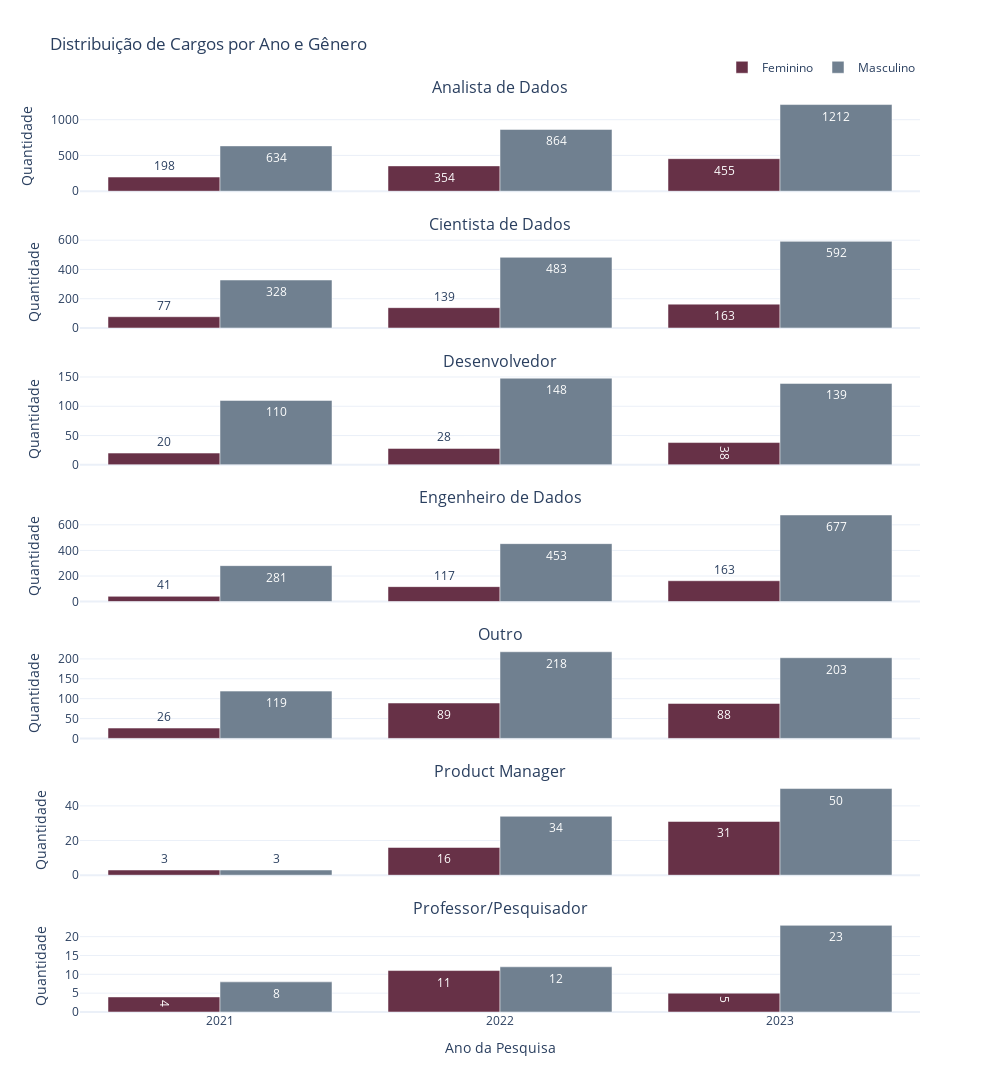

The notebook cell saved with this chart:
### Code cell
import pandas as pd
import plotly.graph_objects as go
from plotly.subplots import make_subplots

# Assumindo que df_unificado já existe
# Se precisar carregar o DataFrame, descomente a linha abaixo:
# df_unificado = pd.read_csv('seu_arquivo.csv')

# Filtrando para excluir "Não classificado" se necessário
df = df_unificado[df_unificado['cargo_agrupado'] != "Não classificado"].copy()

# Contando o número de ocorrências por cargo, ano e gênero
df_contagem = df.groupby(['cargo_agrupado', 'ano_pesquisa', 'genero']).size().reset_index(name='contagem')

# Cores para cada gênero
cores = {"Feminino": "#673147", "Masculino": "#708090"}

# Obter lista de cargos únicos e anos
cargos_unicos = sorted(df_contagem['cargo_agrupado'].unique())
anos = sorted(df_contagem['ano_pesquisa'].unique())
generos = ["Feminino", "Masculino"]

# Criar figura com subplots - um para cada cargo
fig = make_subplots(
    rows=len(cargos_unicos), 
    cols=1,
    subplot_titles=cargos_unicos,
    shared_xaxes=True,
    vertical_spacing=0.05
)

# Para cada cargo, criar um subplot
for i, cargo in enumerate(cargos_unicos):
    row = i + 1  # Linha do subplot
    
    for genero in generos:
        # Filtrar dados para este cargo e gênero
        df_filtrado = df_contagem[(df_contagem['cargo_agrupado'] == cargo) & 
                                  (df_contagem['genero'] == genero)]
        
        # Preparar dados para todos os anos
        x_anos = []
        y_contagens = []
        
        for ano in anos:
            df_ano = df_filtrado[df_filtrado['ano_pesquisa'] == ano]
            if not df_ano.empty:
                y_contagens.append(df_ano['contagem'].values[0])
            else:
                y_contagens.append(0)  # Zero para anos sem dados
            x_anos.append(ano)
        
        # Adicionar barras para este cargo e gênero
        fig.add_trace(
            go.Bar(
                x=x_anos,                  # Anos no eixo X
                y=y_contagens,             # Contagens no eixo Y
                name=genero,               # Nome na legenda
                marker_color=cores[genero],# Cor com base no gênero
                text=y_contagens,          # Mostrar valores nas barras
                textposition='auto',
                showlegend=i == 0          # Mostrar na legenda apenas para o primeiro cargo
            ),
            row=row, col=1
        )

# Configurar layout
fig.update_layout(
    title='Distribuição de Cargos por Ano e Gênero',
    height=max(800, len(cargos_unicos) * 200),  # Altura baseada no número de cargos
    width=1000,
    template='plotly_white',
    barmode='group',              # Agrupar barras por gênero
    legend=dict(
        orientation="h",          # Legenda horizontal
        yanchor="bottom",
        y=1.02,
        xanchor="right",
        x=1
    )
)

# Atualizar o título do eixo X apenas para o último subplot
fig.update_xaxes(title_text="Ano da Pesquisa", row=len(cargos_unicos), col=1)

# Atualizar o título do eixo Y para todos os subplots
for i in range(1, len(cargos_unicos) + 1):
    fig.update_yaxes(title_text="Quantidade", row=i, col=1)

fig.show()

# Para salvar o gráfico como um arquivo HTML interativo
# fig.write_html("grafico_cargos_anos_genero.html")

# Para salvar como imagem
# fig.write_image("grafico_cargos_anos_genero.png", width=1000, height=800)

### Figure 1 — Plotly figure (JSON) as saved in the notebook; plotly's stock layout.template omitted (floating-point values rounded to 4 significant figures)
{"data": [{"marker": {"color": "#673147"}, "name": "Feminino", "showlegend": true, "text": ["198", "354", "455"], "textposition": "auto", "type": "bar", "x": ["2021", "2022", "2023"], "xaxis": "x", "y": [198, 354, 455], "yaxis": "y"}, {"marker": {"color": "#708090"}, "name": "Masculino", "showlegend": true, "text": ["634", "864", "1212"], "textposition": "auto", "type": "bar", "x": ["2021", "2022", "2023"], "xaxis": "x", "y": [634, 864, 1212], "yaxis": "y"}, {"marker": {"color": "#673147"}, "name": "Feminino", "showlegend": false, "text": ["77", "139", "163"], "textposition": "auto", "type": "bar", "x": ["2021", "2022", "2023"], "xaxis": "x2", "y": [77, 139, 163], "yaxis": "y2"}, {"marker": {"color": "#708090"}, "name": "Masculino", "showlegend": false, "text": ["328", "483", "592"], "textposition": "auto", "type": "bar", "x": ["2021", "2022", "2023"], "xaxis": "x2", "y": [328, 483, 592], "yaxis": "y2"}, {"marker": {"color": "#673147"}, "name": "Feminino", "showlegend": false, "text": ["20", "28", "38"], "textposition": "auto", "type": "bar", "x": ["2021", "2022", "2023"], "xaxis": "x3", "y": [20, 28, 38], "yaxis": "y3"}, {"marker": {"color": "#708090"}, "name": "Masculino", "showlegend": false, "text": ["110", "148", "139"], "textposition": "auto", "type": "bar", "x": ["2021", "2022", "2023"], "xaxis": "x3", "y": [110, 148, 139], "yaxis": "y3"}, {"marker": {"color": "#673147"}, "name": "Feminino", "showlegend": false, "text": ["41", "117", "163"], "textposition": "auto", "type": "bar", "x": ["2021", "2022", "2023"], "xaxis": "x4", "y": [41, 117, 163], "yaxis": "y4"}, {"marker": {"color": "#708090"}, "name": "Masculino", "showlegend": false, "text": ["281", "453", "677"], "textposition": "auto", "type": "bar", "x": ["2021", "2022", "2023"], "xaxis": "x4", "y": [281, 453, 677], "yaxis": "y4"}, {"marker": {"color": "#673147"}, "name": "Feminino", "showlegend": false, "text": ["26", "89", "88"], "textposition": "auto", "type": "bar", "x": ["2021", "2022", "2023"], "xaxis": "x5", "y": [26, 89, 88], "yaxis": "y5"}, {"marker": {"color": "#708090"}, "name": "Masculino", "showlegend": false, "text": ["119", "218", "203"], "textposition": "auto", "type": "bar", "x": ["2021", "2022", "2023"], "xaxis": "x5", "y": [119, 218, 203], "yaxis": "y5"}, {"marker": {"color": "#673147"}, "name": "Feminino", "showlegend": false, "text": ["3", "16", "31"], "textposition": "auto", "type": "bar", "x": ["2021", "2022", "2023"], "xaxis": "x6", "y": [3, 16, 31], "yaxis": "y6"}, {"marker": {"color": "#708090"}, "name": "Masculino", "showlegend": false, "text": ["3", "34", "50"], "textposition": "auto", "type": "bar", "x": ["2021", "2022", "2023"], "xaxis": "x6", "y": [3, 34, 50], "yaxis": "y6"}, {"marker": {"color": "#673147"}, "name": "Feminino", "showlegend": false, "text": ["4", "11", "5"], "textposition": "auto", "type": "bar", "x": ["2021", "2022", "2023"], "xaxis": "x7", "y": [4, 11, 5], "yaxis": "y7"}, {"marker": {"color": "#708090"}, "name": "Masculino", "showlegend": false, "text": ["8", "12", "23"], "textposition": "auto", "type": "bar", "x": ["2021", "2022", "2023"], "xaxis": "x7", "y": [8, 12, 23], "yaxis": "y7"}], "layout": {"annotations": [{"font": {"size": 16}, "showarrow": false, "text": "Analista de Dados", "x": 0.5, "xanchor": "center", "xref": "paper", "y": 1, "yanchor": "bottom", "yref": "paper"}, {"font": {"size": 16}, "showarrow": false, "text": "Cientista de Dados", "x": 0.5, "xanchor": "center", "xref": "paper", "y": 0.85, "yanchor": "bottom", "yref": "paper"}, {"font": {"size": 16}, "showarrow": false, "text": "Desenvolvedor", "x": 0.5, "xanchor": "center", "xref": "paper", "y": 0.7, "yanchor": "bottom", "yref": "paper"}, {"font": {"size": 16}, "showarrow": false, "text": "Engenheiro de Dados", "x": 0.5, "xanchor": "center", "xref": "paper", "y": 0.55, "yanchor": "bottom", "yref": "paper"}, {"font": {"size": 16}, "showarrow": false, "text": "Outro", "x": 0.5, "xanchor": "center", "xref": "paper", "y": 0.4, "yanchor": "bottom", "yref": "paper"}, {"font": {"size": 16}, "showarrow": false, "text": "Product Manager", "x": 0.5, "xanchor": "center", "xref": "paper", "y": 0.25, "yanchor": "bottom", "yref": "paper"}, {"font": {"size": 16}, "showarrow": false, "text": "Professor/Pesquisador", "x": 0.5, "xanchor": "center", "xref": "paper", "y": 0.1, "yanchor": "bottom", "yref": "paper"}], "barmode": "group", "height": 1400, "legend": {"orientation": "h", "x": 1, "xanchor": "right", "y": 1.02, "yanchor": "bottom"}, "title": {"text": "Distribuição de Cargos por Ano e Gênero"}, "width": 1000, "xaxis": {"anchor": "y", "domain": [0, 1], "matches": "x7", "showticklabels": false}, "xaxis2": {"anchor": "y2", "domain": [0, 1], "matches": "x7", "showticklabels": false}, "xaxis3": {"anchor": "y3", "domain": [0, 1], "matches": "x7", "showticklabels": false}, "xaxis4": {"anchor": "y4", "domain": [0, 1], "matches": "x7", "showticklabels": false}, "xaxis5": {"anchor": "y5", "domain": [0, 1], "matches": "x7", "showticklabels": false}, "xaxis6": {"anchor": "y6", "domain": [0, 1], "matches": "x7", "showticklabels": false}, "xaxis7": {"anchor": "y7", "domain": [0, 1], "title": {"text": "Ano da Pesquisa"}}, "yaxis": {"anchor": "x", "domain": [0.9, 1], "title": {"text": "Quantidade"}}, "yaxis2": {"anchor": "x2", "domain": [0.75, 0.85], "title": {"text": "Quantidade"}}, "yaxis3": {"anchor": "x3", "domain": [0.6, 0.7], "title": {"text": "Quantidade"}}, "yaxis4": {"anchor": "x4", "domain": [0.45, 0.55], "title": {"text": "Quantidade"}}, "yaxis5": {"anchor": "x5", "domain": [0.3, 0.4], "title": {"text": "Quantidade"}}, "yaxis6": {"anchor": "x6", "domain": [0.15, 0.25], "title": {"text": "Quantidade"}}, "yaxis7": {"anchor": "x7", "domain": [0, 0.1], "title": {"text": "Quantidade"}}}}
